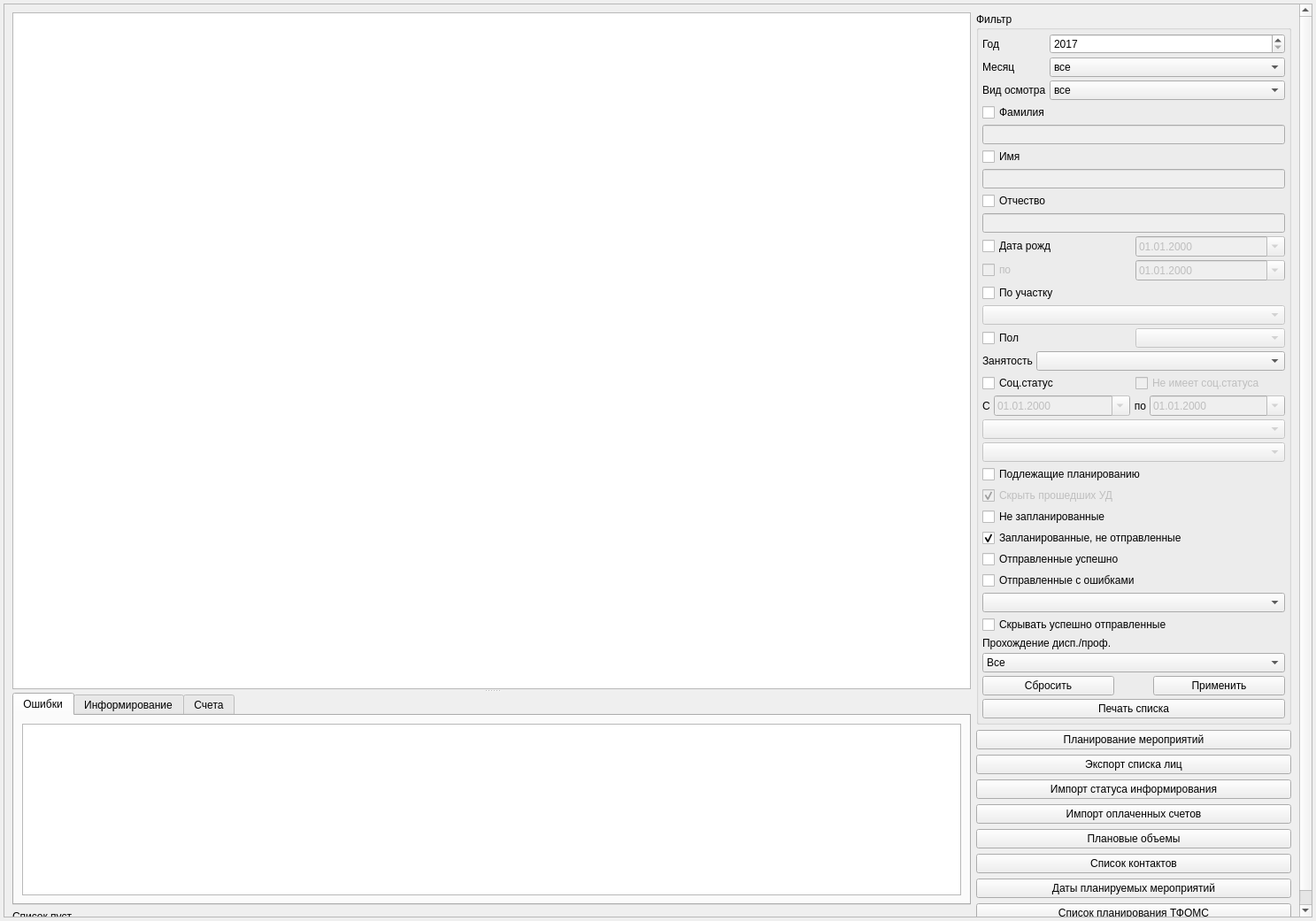
<?xml version="1.0" encoding="UTF-8"?>
<ui version="4.0">
 <class>DispExchangeProfilacticPage</class>
 <widget class="QWidget" name="DispExchangeProfilacticPage">
  <property name="geometry">
   <rect>
    <x>0</x>
    <y>0</y>
    <width>1487</width>
    <height>1041</height>
   </rect>
  </property>
  <property name="windowTitle">
   <string>Проф. мероприятия</string>
  </property>
  <layout class="QHBoxLayout" name="horizontalLayout" stretch="0">
   <property name="spacing">
    <number>4</number>
   </property>
   <property name="margin">
    <number>4</number>
   </property>
   <item>
    <widget class="QScrollArea" name="scrollArea">
     <property name="widgetResizable">
      <bool>true</bool>
     </property>
     <widget class="QWidget" name="scrollAreaWidgetContents">
      <property name="geometry">
       <rect>
        <x>0</x>
        <y>0</y>
        <width>1477</width>
        <height>1031</height>
       </rect>
      </property>
      <layout class="QHBoxLayout" name="horizontalLayout_2">
       <item>
        <widget class="QSplitter" name="splitter">
         <property name="sizePolicy">
          <sizepolicy hsizetype="Expanding" vsizetype="Expanding">
           <horstretch>1</horstretch>
           <verstretch>0</verstretch>
          </sizepolicy>
         </property>
         <property name="orientation">
          <enum>Qt::Vertical</enum>
         </property>
         <widget class="CTableView" name="tblClients">
          <property name="sizePolicy">
           <sizepolicy hsizetype="Expanding" vsizetype="Expanding">
            <horstretch>0</horstretch>
            <verstretch>1</verstretch>
           </sizepolicy>
          </property>
         </widget>
         <widget class="QWidget" name="layoutWidget">
          <layout class="QVBoxLayout" name="verticalLayout_2">
           <item>
            <widget class="QTabWidget" name="tabWidget">
             <property name="sizePolicy">
              <sizepolicy hsizetype="Expanding" vsizetype="Expanding">
               <horstretch>0</horstretch>
               <verstretch>0</verstretch>
              </sizepolicy>
             </property>
             <property name="currentIndex">
              <number>0</number>
             </property>
             <widget class="QWidget" name="tabPlanExportErrors">
              <attribute name="title">
               <string>Ошибки</string>
              </attribute>
              <layout class="QVBoxLayout" name="verticalLayout">
               <item>
                <widget class="CTableView" name="tblPlanExportErrors"/>
               </item>
              </layout>
             </widget>
             <widget class="QWidget" name="tabFactInfos">
              <attribute name="title">
               <string>Информирование</string>
              </attribute>
              <layout class="QVBoxLayout" name="verticalLayout_4">
               <item>
                <widget class="CTableView" name="tblFactInfos"/>
               </item>
              </layout>
             </widget>
             <widget class="QWidget" name="tabFactInvcs">
              <attribute name="title">
               <string>Счета</string>
              </attribute>
              <layout class="QVBoxLayout" name="verticalLayout_5">
               <item>
                <widget class="CTableView" name="tblFactInvcs"/>
               </item>
              </layout>
             </widget>
            </widget>
           </item>
           <item>
            <widget class="QLabel" name="lblClientsCount">
             <property name="text">
              <string>Список пуст</string>
             </property>
            </widget>
           </item>
          </layout>
         </widget>
        </widget>
       </item>
       <item>
        <layout class="QVBoxLayout" name="verticalLayout_3">
         <property name="sizeConstraint">
          <enum>QLayout::SetDefaultConstraint</enum>
         </property>
         <item>
          <widget class="QGroupBox" name="groupBox">
           <property name="sizePolicy">
            <sizepolicy hsizetype="Minimum" vsizetype="Fixed">
             <horstretch>0</horstretch>
             <verstretch>0</verstretch>
            </sizepolicy>
           </property>
           <property name="minimumSize">
            <size>
             <width>300</width>
             <height>0</height>
            </size>
           </property>
           <property name="title">
            <string>Фильтр</string>
           </property>
           <layout class="QVBoxLayout" name="verticalLayout_6">
            <property name="spacing">
             <number>4</number>
            </property>
            <property name="margin">
             <number>4</number>
            </property>
            <item>
             <layout class="QGridLayout" name="gridLayout">
              <item row="1" column="0">
               <widget class="QLabel" name="label_2">
                <property name="text">
                 <string>Месяц</string>
                </property>
               </widget>
              </item>
              <item row="2" column="1">
               <widget class="QComboBox" name="cmbKind">
                <item>
                 <property name="text">
                  <string>все</string>
                 </property>
                </item>
                <item>
                 <property name="text">
                  <string>диспансеризация раз в 3 года</string>
                 </property>
                </item>
                <item>
                 <property name="text">
                  <string>диспансеризация раз в 2 года</string>
                 </property>
                </item>
                <item>
                 <property name="text">
                  <string>профосмотр</string>
                 </property>
                </item>
                <item>
                 <property name="text">
                  <string>диспансеризация ежегодная</string>
                 </property>
                </item>
                <item>
                 <property name="text">
                  <string>диспансеризация углубленная (группа 1)</string>
                 </property>
                </item>
                <item>
                 <property name="text">
                  <string>диспансеризация углубленная (группа 2)</string>
                 </property>
                </item>
               </widget>
              </item>
              <item row="2" column="0">
               <widget class="QLabel" name="label_3">
                <property name="text">
                 <string>Вид осмотра</string>
                </property>
               </widget>
              </item>
              <item row="0" column="1">
               <widget class="QSpinBox" name="sbYear">
                <property name="minimum">
                 <number>2017</number>
                </property>
                <property name="maximum">
                 <number>9999</number>
                </property>
               </widget>
              </item>
              <item row="0" column="0">
               <widget class="QLabel" name="label">
                <property name="text">
                 <string>Год</string>
                </property>
               </widget>
              </item>
              <item row="1" column="1">
               <widget class="QComboBox" name="cmbMonth">
                <item>
                 <property name="text">
                  <string>все</string>
                 </property>
                </item>
                <item>
                 <property name="text">
                  <string>январь</string>
                 </property>
                </item>
                <item>
                 <property name="text">
                  <string>февраль</string>
                 </property>
                </item>
                <item>
                 <property name="text">
                  <string>март</string>
                 </property>
                </item>
                <item>
                 <property name="text">
                  <string>апрель</string>
                 </property>
                </item>
                <item>
                 <property name="text">
                  <string>май</string>
                 </property>
                </item>
                <item>
                 <property name="text">
                  <string>июнь</string>
                 </property>
                </item>
                <item>
                 <property name="text">
                  <string>июль</string>
                 </property>
                </item>
                <item>
                 <property name="text">
                  <string>август</string>
                 </property>
                </item>
                <item>
                 <property name="text">
                  <string>сентябрь</string>
                 </property>
                </item>
                <item>
                 <property name="text">
                  <string>октябрь</string>
                 </property>
                </item>
                <item>
                 <property name="text">
                  <string>ноябрь</string>
                 </property>
                </item>
                <item>
                 <property name="text">
                  <string>декабрь</string>
                 </property>
                </item>
               </widget>
              </item>
             </layout>
            </item>
            <item>
             <widget class="QCheckBox" name="chkFilterLastName">
              <property name="sizePolicy">
               <sizepolicy hsizetype="Minimum" vsizetype="Fixed">
                <horstretch>0</horstretch>
                <verstretch>0</verstretch>
               </sizepolicy>
              </property>
              <property name="text">
               <string>Фамилия</string>
              </property>
             </widget>
            </item>
            <item>
             <widget class="QLineEdit" name="edtFilterLastName">
              <property name="enabled">
               <bool>false</bool>
              </property>
              <property name="sizePolicy">
               <sizepolicy hsizetype="Minimum" vsizetype="Fixed">
                <horstretch>0</horstretch>
                <verstretch>0</verstretch>
               </sizepolicy>
              </property>
             </widget>
            </item>
            <item>
             <widget class="QCheckBox" name="chkFilterFirstName">
              <property name="sizePolicy">
               <sizepolicy hsizetype="Minimum" vsizetype="Fixed">
                <horstretch>0</horstretch>
                <verstretch>0</verstretch>
               </sizepolicy>
              </property>
              <property name="text">
               <string>Имя</string>
              </property>
             </widget>
            </item>
            <item>
             <widget class="QLineEdit" name="edtFilterFirstName">
              <property name="enabled">
               <bool>false</bool>
              </property>
              <property name="sizePolicy">
               <sizepolicy hsizetype="Minimum" vsizetype="Fixed">
                <horstretch>0</horstretch>
                <verstretch>0</verstretch>
               </sizepolicy>
              </property>
             </widget>
            </item>
            <item>
             <widget class="QCheckBox" name="chkFilterPatrName">
              <property name="sizePolicy">
               <sizepolicy hsizetype="Minimum" vsizetype="Fixed">
                <horstretch>0</horstretch>
                <verstretch>0</verstretch>
               </sizepolicy>
              </property>
              <property name="text">
               <string>Отчество</string>
              </property>
             </widget>
            </item>
            <item>
             <widget class="QLineEdit" name="edtFilterPatrName">
              <property name="enabled">
               <bool>false</bool>
              </property>
              <property name="sizePolicy">
               <sizepolicy hsizetype="Minimum" vsizetype="Fixed">
                <horstretch>0</horstretch>
                <verstretch>0</verstretch>
               </sizepolicy>
              </property>
             </widget>
            </item>
            <item>
             <layout class="QHBoxLayout" name="horizontalLayout_30" stretch="2,2">
              <item>
               <widget class="QCheckBox" name="chkFilterBirthDay">
                <property name="sizePolicy">
                 <sizepolicy hsizetype="Minimum" vsizetype="Fixed">
                  <horstretch>0</horstretch>
                  <verstretch>0</verstretch>
                 </sizepolicy>
                </property>
                <property name="text">
                 <string>Дата рожд</string>
                </property>
               </widget>
              </item>
              <item>
               <widget class="CDateEdit" name="edtFilterBirthDay">
                <property name="enabled">
                 <bool>false</bool>
                </property>
                <property name="sizePolicy">
                 <sizepolicy hsizetype="Preferred" vsizetype="Fixed">
                  <horstretch>0</horstretch>
                  <verstretch>0</verstretch>
                 </sizepolicy>
                </property>
                <property name="displayFormat">
                 <string notr="true">dd.MM.yyyy</string>
                </property>
                <property name="calendarPopup">
                 <bool>true</bool>
                </property>
               </widget>
              </item>
             </layout>
            </item>
            <item>
             <layout class="QHBoxLayout" name="horizontalLayout_29" stretch="2,2">
              <item>
               <widget class="QCheckBox" name="chkFilterEndBirthDay">
                <property name="enabled">
                 <bool>false</bool>
                </property>
                <property name="sizePolicy">
                 <sizepolicy hsizetype="Minimum" vsizetype="Fixed">
                  <horstretch>0</horstretch>
                  <verstretch>0</verstretch>
                 </sizepolicy>
                </property>
                <property name="text">
                 <string>по</string>
                </property>
               </widget>
              </item>
              <item>
               <widget class="CDateEdit" name="edtFilterEndBirthDay">
                <property name="enabled">
                 <bool>false</bool>
                </property>
                <property name="sizePolicy">
                 <sizepolicy hsizetype="Preferred" vsizetype="Fixed">
                  <horstretch>0</horstretch>
                  <verstretch>0</verstretch>
                 </sizepolicy>
                </property>
                <property name="displayFormat">
                 <string notr="true">dd.MM.yyyy</string>
                </property>
                <property name="calendarPopup">
                 <bool>true</bool>
                </property>
               </widget>
              </item>
             </layout>
            </item>
            <item>
             <widget class="QCheckBox" name="chkFilterAddressOrgStructure">
              <property name="text">
               <string>По участку</string>
              </property>
             </widget>
            </item>
            <item>
             <widget class="COrgStructureComboBox" name="cmbFilterAddressOrgStructure">
              <property name="enabled">
               <bool>false</bool>
              </property>
             </widget>
            </item>
            <item>
             <layout class="QHBoxLayout" name="horizontalLayout_28" stretch="2,2">
              <item>
               <widget class="QCheckBox" name="chkFilterSex">
                <property name="text">
                 <string>Пол</string>
                </property>
               </widget>
              </item>
              <item>
               <widget class="QComboBox" name="cmbFilterSex">
                <property name="enabled">
                 <bool>false</bool>
                </property>
                <property name="sizePolicy">
                 <sizepolicy hsizetype="Preferred" vsizetype="Fixed">
                  <horstretch>0</horstretch>
                  <verstretch>0</verstretch>
                 </sizepolicy>
                </property>
                <property name="maximumSize">
                 <size>
                  <width>16777215</width>
                  <height>16777215</height>
                 </size>
                </property>
                <item>
                 <property name="text">
                  <string/>
                 </property>
                </item>
                <item>
                 <property name="text">
                  <string>М</string>
                 </property>
                </item>
                <item>
                 <property name="text">
                  <string>Ж</string>
                 </property>
                </item>
               </widget>
              </item>
             </layout>
            </item>
            <item>
             <layout class="QHBoxLayout" name="horizontalLayout_4" stretch="0,1">
              <property name="spacing">
               <number>4</number>
              </property>
              <item>
               <widget class="QLabel" name="lblBusyness">
                <property name="text">
                 <string>Занятость</string>
                </property>
               </widget>
              </item>
              <item>
               <widget class="QComboBox" name="cmbBusyness">
                <item>
                 <property name="text">
                  <string/>
                 </property>
                </item>
                <item>
                 <property name="text">
                  <string>работающие</string>
                 </property>
                </item>
                <item>
                 <property name="text">
                  <string>неработающие</string>
                 </property>
                </item>
               </widget>
              </item>
             </layout>
            </item>
            <item>
             <layout class="QHBoxLayout" name="horizontalLayout_5">
              <item>
               <widget class="QCheckBox" name="chkSocStatuses">
                <property name="text">
                 <string>Соц.статус</string>
                </property>
               </widget>
              </item>
              <item>
               <widget class="QCheckBox" name="chkSocStatusesCondition">
                <property name="enabled">
                 <bool>false</bool>
                </property>
                <property name="text">
                 <string>Не имеет соц.статуса</string>
                </property>
               </widget>
              </item>
             </layout>
            </item>
            <item>
             <layout class="QHBoxLayout" name="horizontalLayout_38" stretch="0,2,0,2">
              <item>
               <widget class="QLabel" name="lblFilterSocStatusesBegDate">
                <property name="sizePolicy">
                 <sizepolicy hsizetype="Minimum" vsizetype="Preferred">
                  <horstretch>0</horstretch>
                  <verstretch>0</verstretch>
                 </sizepolicy>
                </property>
                <property name="text">
                 <string>С</string>
                </property>
               </widget>
              </item>
              <item>
               <widget class="CDateEdit" name="edtFilterSocStatusesBegDate">
                <property name="enabled">
                 <bool>false</bool>
                </property>
                <property name="sizePolicy">
                 <sizepolicy hsizetype="Preferred" vsizetype="Fixed">
                  <horstretch>0</horstretch>
                  <verstretch>0</verstretch>
                 </sizepolicy>
                </property>
                <property name="displayFormat">
                 <string notr="true">dd.MM.yyyy</string>
                </property>
                <property name="calendarPopup">
                 <bool>true</bool>
                </property>
               </widget>
              </item>
              <item>
               <widget class="QLabel" name="lblFilterSocStatusesEndDate">
                <property name="sizePolicy">
                 <sizepolicy hsizetype="Minimum" vsizetype="Preferred">
                  <horstretch>0</horstretch>
                  <verstretch>0</verstretch>
                 </sizepolicy>
                </property>
                <property name="text">
                 <string>по</string>
                </property>
                <property name="alignment">
                 <set>Qt::AlignRight|Qt::AlignTrailing|Qt::AlignVCenter</set>
                </property>
               </widget>
              </item>
              <item>
               <widget class="CDateEdit" name="edtFilterSocStatusesEndDate">
                <property name="enabled">
                 <bool>false</bool>
                </property>
                <property name="sizePolicy">
                 <sizepolicy hsizetype="Preferred" vsizetype="Fixed">
                  <horstretch>0</horstretch>
                  <verstretch>0</verstretch>
                 </sizepolicy>
                </property>
                <property name="displayFormat">
                 <string notr="true">dd.MM.yyyy</string>
                </property>
                <property name="calendarPopup">
                 <bool>true</bool>
                </property>
               </widget>
              </item>
             </layout>
            </item>
            <item>
             <widget class="CSocStatusComboBox" name="cmbSocStatusesClass">
              <property name="enabled">
               <bool>false</bool>
              </property>
             </widget>
            </item>
            <item>
             <widget class="CRBComboBox" name="cmbSocStatusesType">
              <property name="enabled">
               <bool>false</bool>
              </property>
             </widget>
            </item>
            <item>
             <widget class="QCheckBox" name="chkForPlanning">
              <property name="text">
               <string>Подлежащие планированию</string>
              </property>
              <property name="checked">
               <bool>false</bool>
              </property>
             </widget>
            </item>
            <item>
             <widget class="QCheckBox" name="chkHideUDEvents">
              <property name="enabled">
               <bool>false</bool>
              </property>
              <property name="text">
               <string>Скрыть прошедших УД</string>
              </property>
              <property name="checked">
               <bool>true</bool>
              </property>
             </widget>
            </item>
            <item>
             <widget class="QCheckBox" name="chkNotPlanned">
              <property name="text">
               <string>Не запланированные</string>
              </property>
              <property name="checked">
               <bool>false</bool>
              </property>
             </widget>
            </item>
            <item>
             <widget class="QCheckBox" name="chkNotExported">
              <property name="text">
               <string>Запланированные, не отправленные</string>
              </property>
              <property name="checked">
               <bool>true</bool>
              </property>
             </widget>
            </item>
            <item>
             <widget class="QCheckBox" name="chkExportedSuccessfully">
              <property name="text">
               <string>Отправленные успешно</string>
              </property>
              <property name="checked">
               <bool>false</bool>
              </property>
             </widget>
            </item>
            <item>
             <widget class="QCheckBox" name="chkExportedWithErrors">
              <property name="text">
               <string>Отправленные с ошибками</string>
              </property>
              <property name="checked">
               <bool>false</bool>
              </property>
             </widget>
            </item>
            <item>
             <widget class="CRecordMultivalueComboBox" name="cmbExportedWithErrors"/>
            </item>
            <item>
             <widget class="QCheckBox" name="chkHideSuccess">
              <property name="text">
               <string>Скрывать успешно отправленные</string>
              </property>
             </widget>
            </item>
            <item>
             <widget class="QLabel" name="lblDispPassed">
              <property name="text">
               <string>Прохождение дисп./проф.</string>
              </property>
             </widget>
            </item>
            <item>
             <widget class="QComboBox" name="cmbDispPassed">
              <item>
               <property name="text">
                <string>Все</string>
               </property>
              </item>
              <item>
               <property name="text">
                <string>Прошедшие</string>
               </property>
              </item>
              <item>
               <property name="text">
                <string>Непрошедшие</string>
               </property>
              </item>
             </widget>
            </item>
            <item>
             <layout class="QHBoxLayout" name="horizontalLayout_3">
              <item>
               <widget class="QPushButton" name="btnResetFilter">
                <property name="text">
                 <string>Сбросить</string>
                </property>
               </widget>
              </item>
              <item>
               <spacer name="horizontalSpacer">
                <property name="orientation">
                 <enum>Qt::Horizontal</enum>
                </property>
                <property name="sizeType">
                 <enum>QSizePolicy::Minimum</enum>
                </property>
                <property name="sizeHint" stdset="0">
                 <size>
                  <width>40</width>
                  <height>20</height>
                 </size>
                </property>
               </spacer>
              </item>
              <item>
               <widget class="QPushButton" name="btnApplyFilter">
                <property name="text">
                 <string>Применить</string>
                </property>
               </widget>
              </item>
             </layout>
            </item>
            <item>
             <widget class="QPushButton" name="btnShowReport">
              <property name="text">
               <string>Печать списка</string>
              </property>
             </widget>
            </item>
           </layout>
          </widget>
         </item>
         <item>
          <widget class="QPushButton" name="btnPlanningProfilactic">
           <property name="text">
            <string>Планирование мероприятий</string>
           </property>
          </widget>
         </item>
         <item>
          <widget class="QPushButton" name="btnPutEvPlanList">
           <property name="text">
            <string>Экспорт списка лиц</string>
           </property>
          </widget>
         </item>
         <item>
          <widget class="QPushButton" name="btnGetEvFactInfos">
           <property name="text">
            <string>Импорт статуса информирования</string>
           </property>
          </widget>
         </item>
         <item>
          <widget class="QPushButton" name="btnGetEvFactInvcs">
           <property name="text">
            <string>Импорт оплаченных счетов</string>
           </property>
          </widget>
         </item>
         <item>
          <widget class="QPushButton" name="btnGetEvPlanQtys">
           <property name="text">
            <string>Плановые объемы</string>
           </property>
          </widget>
         </item>
         <item>
          <widget class="QPushButton" name="btnPutEvContacts">
           <property name="text">
            <string>Список контактов</string>
           </property>
          </widget>
         </item>
         <item>
          <widget class="QPushButton" name="btnPutEvPlanDates">
           <property name="text">
            <string>Даты планируемых мероприятий</string>
           </property>
          </widget>
         </item>
         <item>
          <widget class="QPushButton" name="btnExportedPlan">
           <property name="text">
            <string>Список планирования ТФОМС</string>
           </property>
          </widget>
         </item>
         <item>
          <spacer name="verticalSpacer">
           <property name="orientation">
            <enum>Qt::Vertical</enum>
           </property>
           <property name="sizeHint" stdset="0">
            <size>
             <width>20</width>
             <height>40</height>
            </size>
           </property>
          </spacer>
         </item>
        </layout>
       </item>
      </layout>
     </widget>
    </widget>
   </item>
  </layout>
 </widget>
 <customwidgets>
  <customwidget>
   <class>CRBComboBox</class>
   <extends>QComboBox</extends>
   <header>library/crbcombobox.h</header>
  </customwidget>
  <customwidget>
   <class>CRecordMultivalueComboBox</class>
   <extends>QComboBox</extends>
   <header>library/MultivalueComboBox.h</header>
  </customwidget>
  <customwidget>
   <class>COrgStructureComboBox</class>
   <extends>QComboBox</extends>
   <header>Orgs/OrgStructComboBoxes.h</header>
  </customwidget>
  <customwidget>
   <class>CDateEdit</class>
   <extends>QDateEdit</extends>
   <header>library/DateEdit</header>
  </customwidget>
  <customwidget>
   <class>CTableView</class>
   <extends>QTableView</extends>
   <header>library/TableView.h</header>
  </customwidget>
  <customwidget>
   <class>CSocStatusComboBox</class>
   <extends>QComboBox</extends>
   <header>Registry/SocStatusComboBox.h</header>
  </customwidget>
 </customwidgets>
 <tabstops>
  <tabstop>scrollArea</tabstop>
  <tabstop>tblClients</tabstop>
  <tabstop>tabWidget</tabstop>
  <tabstop>tblPlanExportErrors</tabstop>
  <tabstop>tblFactInfos</tabstop>
  <tabstop>tblFactInvcs</tabstop>
  <tabstop>cmbKind</tabstop>
  <tabstop>sbYear</tabstop>
  <tabstop>cmbMonth</tabstop>
  <tabstop>chkFilterLastName</tabstop>
  <tabstop>edtFilterLastName</tabstop>
  <tabstop>chkFilterFirstName</tabstop>
  <tabstop>edtFilterFirstName</tabstop>
  <tabstop>chkFilterPatrName</tabstop>
  <tabstop>edtFilterPatrName</tabstop>
  <tabstop>chkFilterBirthDay</tabstop>
  <tabstop>edtFilterBirthDay</tabstop>
  <tabstop>chkFilterEndBirthDay</tabstop>
  <tabstop>edtFilterEndBirthDay</tabstop>
  <tabstop>chkFilterAddressOrgStructure</tabstop>
  <tabstop>cmbFilterAddressOrgStructure</tabstop>
  <tabstop>chkFilterSex</tabstop>
  <tabstop>cmbFilterSex</tabstop>
  <tabstop>cmbBusyness</tabstop>
  <tabstop>chkSocStatuses</tabstop>
  <tabstop>chkSocStatusesCondition</tabstop>
  <tabstop>edtFilterSocStatusesBegDate</tabstop>
  <tabstop>edtFilterSocStatusesEndDate</tabstop>
  <tabstop>cmbSocStatusesClass</tabstop>
  <tabstop>cmbSocStatusesType</tabstop>
  <tabstop>chkForPlanning</tabstop>
  <tabstop>chkHideUDEvents</tabstop>
  <tabstop>chkNotPlanned</tabstop>
  <tabstop>chkNotExported</tabstop>
  <tabstop>chkExportedSuccessfully</tabstop>
  <tabstop>chkExportedWithErrors</tabstop>
  <tabstop>cmbExportedWithErrors</tabstop>
  <tabstop>chkHideSuccess</tabstop>
  <tabstop>cmbDispPassed</tabstop>
  <tabstop>btnResetFilter</tabstop>
  <tabstop>btnApplyFilter</tabstop>
  <tabstop>btnShowReport</tabstop>
  <tabstop>btnPlanningProfilactic</tabstop>
  <tabstop>btnPutEvPlanList</tabstop>
  <tabstop>btnGetEvFactInfos</tabstop>
  <tabstop>btnGetEvFactInvcs</tabstop>
  <tabstop>btnGetEvPlanQtys</tabstop>
  <tabstop>btnPutEvContacts</tabstop>
  <tabstop>btnPutEvPlanDates</tabstop>
  <tabstop>btnExportedPlan</tabstop>
 </tabstops>
 <resources/>
 <connections>
  <connection>
   <sender>chkExportedWithErrors</sender>
   <signal>toggled(bool)</signal>
   <receiver>cmbExportedWithErrors</receiver>
   <slot>setVisible(bool)</slot>
   <hints>
    <hint type="sourcelabel">
     <x>1312</x>
     <y>605</y>
    </hint>
    <hint type="destinationlabel">
     <x>1312</x>
     <y>627</y>
    </hint>
   </hints>
  </connection>
 </connections>
</ui>
